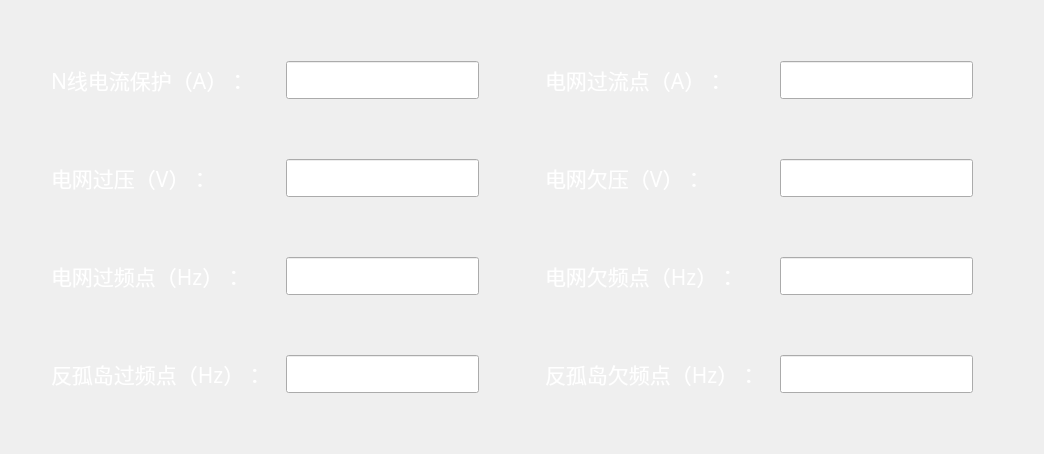
            <widget class="QWidget" name="tab_22">
             <attribute name="title">
              <string>保护参数</string>
             </attribute>
             <layout class="QGridLayout" name="gridLayout_12">
              <item row="1" column="1">
               <layout class="QHBoxLayout" name="horizontalLayout_6">
                <item>
                 <layout class="QGridLayout" name="gridLayout_10">
                  <property name="topMargin">
                   <number>10</number>
                  </property>
                  <property name="rightMargin">
                   <number>20</number>
                  </property>
                  <property name="bottomMargin">
                   <number>10</number>
                  </property>
                  <property name="spacing">
                   <number>20</number>
                  </property>
                  <item row="0" column="0">
                   <widget class="QLabel" name="label_12">
                    <property name="font">
                     <font>
                      <family>黑体</family>
                      <pointsize>16</pointsize>
                     </font>
                    </property>
                    <property name="text">
                     <string>&lt;html&gt;&lt;head/&gt;&lt;body&gt;&lt;p&gt;&lt;span style=&quot; color:#ffffff;&quot;&gt;N线电流保护（A）：&lt;/span&gt;&lt;/p&gt;&lt;/body&gt;&lt;/html&gt;</string>
                    </property>
                   </widget>
                  </item>
                  <item row="2" column="0">
                   <widget class="QLabel" name="label_13">
                    <property name="font">
                     <font>
                      <family>黑体</family>
                      <pointsize>16</pointsize>
                     </font>
                    </property>
                    <property name="text">
                     <string>&lt;html&gt;&lt;head/&gt;&lt;body&gt;&lt;p&gt;&lt;span style=&quot; color:#ffffff;&quot;&gt;电网过压（V）：&lt;/span&gt;&lt;/p&gt;&lt;/body&gt;&lt;/html&gt;</string>
                    </property>
                   </widget>
                  </item>
                  <item row="1" column="0">
                   <spacer name="verticalSpacer_8">
                    <property name="orientation">
                     <enum>Qt::Vertical</enum>
                    </property>
                    <property name="sizeHint" stdset="0">
                     <size>
                      <width>20</width>
                      <height>40</height>
                     </size>
                    </property>
                   </spacer>
                  </item>
                  <item row="0" column="1">
                   <widget class="QLineEdit" name="lineEdit_11">
                    <property name="sizePolicy">
                     <sizepolicy hsizetype="Expanding" vsizetype="Expanding">
                      <horstretch>0</horstretch>
                      <verstretch>0</verstretch>
                     </sizepolicy>
                    </property>
                    <property name="font">
                     <font>
                      <family>黑体</family>
                      <pointsize>16</pointsize>
                     </font>
                    </property>
                    <property name="styleSheet">
                     <string notr="true">color: rgb(255, 255, 255);</string>
                    </property>
                    <property name="text">
                     <string>0.0</string>
                    </property>
                    <property name="alignment">
                     <set>Qt::AlignCenter</set>
                    </property>
                   </widget>
                  </item>
                  <item row="6" column="0">
                   <widget class="QLabel" name="label_15">
                    <property name="font">
                     <font>
                      <family>黑体</family>
                      <pointsize>16</pointsize>
                     </font>
                    </property>
                    <property name="text">
                     <string>&lt;html&gt;&lt;head/&gt;&lt;body&gt;&lt;p&gt;&lt;span style=&quot; color:#ffffff;&quot;&gt;反孤岛过频点（Hz）：&lt;/span&gt;&lt;/p&gt;&lt;/body&gt;&lt;/html&gt;</string>
                    </property>
                   </widget>
                  </item>
                  <item row="3" column="0">
                   <spacer name="verticalSpacer_9">
                    <property name="orientation">
                     <enum>Qt::Vertical</enum>
                    </property>
                    <property name="sizeHint" stdset="0">
                     <size>
                      <width>20</width>
                      <height>40</height>
                     </size>
                    </property>
                   </spacer>
                  </item>
                  <item row="4" column="0">
                   <widget class="QLabel" name="label_14">
                    <property name="font">
                     <font>
                      <family>黑体</family>
                      <pointsize>16</pointsize>
                     </font>
                    </property>
                    <property name="text">
                     <string>&lt;html&gt;&lt;head/&gt;&lt;body&gt;&lt;p&gt;&lt;span style=&quot; color:#ffffff;&quot;&gt;电网过频点（Hz）：&lt;/span&gt;&lt;/p&gt;&lt;/body&gt;&lt;/html&gt;</string>
                    </property>
                   </widget>
                  </item>
                  <item row="6" column="1">
                   <widget class="QLineEdit" name="lineEdit_14">
                    <property name="sizePolicy">
                     <sizepolicy hsizetype="Expanding" vsizetype="Expanding">
                      <horstretch>0</horstretch>
                      <verstretch>0</verstretch>
                     </sizepolicy>
                    </property>
                    <property name="font">
                     <font>
                      <family>黑体</family>
                      <pointsize>16</pointsize>
                     </font>
                    </property>
                    <property name="styleSheet">
                     <string notr="true">color: rgb(255, 255, 255);</string>
                    </property>
                    <property name="text">
                     <string>0.0</string>
                    </property>
                    <property name="alignment">
                     <set>Qt::AlignCenter</set>
                    </property>
                   </widget>
                  </item>
                  <item row="2" column="1">
                   <widget class="QLineEdit" name="lineEdit_12">
                    <property name="sizePolicy">
                     <sizepolicy hsizetype="Expanding" vsizetype="Expanding">
                      <horstretch>0</horstretch>
                      <verstretch>0</verstretch>
                     </sizepolicy>
                    </property>
                    <property name="font">
                     <font>
                      <family>黑体</family>
                      <pointsize>16</pointsize>
                     </font>
                    </property>
                    <property name="styleSheet">
                     <string notr="true">color: rgb(255, 255, 255);</string>
                    </property>
                    <property name="text">
                     <string>0.0</string>
                    </property>
                    <property name="alignment">
                     <set>Qt::AlignCenter</set>
                    </property>
                   </widget>
                  </item>
                  <item row="4" column="1">
                   <widget class="QLineEdit" name="lineEdit_13">
                    <property name="sizePolicy">
                     <sizepolicy hsizetype="Expanding" vsizetype="Expanding">
                      <horstretch>0</horstretch>
                      <verstretch>0</verstretch>
                     </sizepolicy>
                    </property>
                    <property name="font">
                     <font>
                      <family>黑体</family>
                      <pointsize>16</pointsize>
                     </font>
                    </property>
                    <property name="styleSheet">
                     <string notr="true">color: rgb(255, 255, 255);</string>
                    </property>
                    <property name="text">
                     <string>0.0</string>
                    </property>
                    <property name="alignment">
                     <set>Qt::AlignCenter</set>
                    </property>
                   </widget>
                  </item>
                  <item row="5" column="0">
                   <spacer name="verticalSpacer_10">
                    <property name="orientation">
                     <enum>Qt::Vertical</enum>
                    </property>
                    <property name="sizeHint" stdset="0">
                     <size>
                      <width>20</width>
                      <height>40</height>
                     </size>
                    </property>
                   </spacer>
                  </item>
                 </layout>
                </item>
                <item>
                 <spacer name="horizontalSpacer_9">
                  <property name="orientation">
                   <enum>Qt::Horizontal</enum>
                  </property>
                  <property name="sizeHint" stdset="0">
                   <size>
                    <width>40</width>
                    <height>20</height>
                   </size>
                  </property>
                 </spacer>
                </item>
                <item>
                 <layout class="QGridLayout" name="gridLayout_11">
                  <property name="topMargin">
                   <number>10</number>
                  </property>
                  <property name="rightMargin">
                   <number>20</number>
                  </property>
                  <property name="bottomMargin">
                   <number>10</number>
                  </property>
                  <property name="spacing">
                   <number>20</number>
                  </property>
                  <item row="1" column="0">
                   <spacer name="verticalSpacer_11">
                    <property name="orientation">
                     <enum>Qt::Vertical</enum>
                    </property>
                    <property name="sizeHint" stdset="0">
                     <size>
                      <width>20</width>
                      <height>40</height>
                     </size>
                    </property>
                   </spacer>
                  </item>
                  <item row="4" column="1">
                   <widget class="QLineEdit" name="lineEdit_18">
                    <property name="sizePolicy">
                     <sizepolicy hsizetype="Expanding" vsizetype="Expanding">
                      <horstretch>0</horstretch>
                      <verstretch>0</verstretch>
                     </sizepolicy>
                    </property>
                    <property name="font">
                     <font>
                      <family>黑体</family>
                      <pointsize>16</pointsize>
                     </font>
                    </property>
                    <property name="styleSheet">
                     <string notr="true">color: rgb(255, 255, 255);</string>
                    </property>
                    <property name="text">
                     <string>0.0</string>
                    </property>
                    <property name="alignment">
                     <set>Qt::AlignCenter</set>
                    </property>
                   </widget>
                  </item>
                  <item row="4" column="0">
                   <widget class="QLabel" name="label_19">
                    <property name="font">
                     <font>
                      <family>黑体</family>
                      <pointsize>16</pointsize>
                     </font>
                    </property>
                    <property name="text">
                     <string>&lt;html&gt;&lt;head/&gt;&lt;body&gt;&lt;p&gt;&lt;span style=&quot; color:#ffffff;&quot;&gt;电网欠频点（Hz）：&lt;/span&gt;&lt;/p&gt;&lt;/body&gt;&lt;/html&gt;</string>
                    </property>
                   </widget>
                  </item>
                  <item row="2" column="0">
                   <widget class="QLabel" name="label_17">
                    <property name="font">
                     <font>
                      <family>黑体</family>
                      <pointsize>16</pointsize>
                     </font>
                    </property>
                    <property name="text">
                     <string>&lt;html&gt;&lt;head/&gt;&lt;body&gt;&lt;p&gt;&lt;span style=&quot; color:#ffffff;&quot;&gt;电网欠压（V）：&lt;/span&gt;&lt;/p&gt;&lt;/body&gt;&lt;/html&gt;</string>
                    </property>
                   </widget>
                  </item>
                  <item row="3" column="0">
                   <spacer name="verticalSpacer_12">
                    <property name="orientation">
                     <enum>Qt::Vertical</enum>
                    </property>
                    <property name="sizeHint" stdset="0">
                     <size>
                      <width>20</width>
                      <height>40</height>
                     </size>
                    </property>
                   </spacer>
                  </item>
                  <item row="0" column="0">
                   <widget class="QLabel" name="label_16">
                    <property name="font">
                     <font>
                      <family>黑体</family>
                      <pointsize>16</pointsize>
                     </font>
                    </property>
                    <property name="text">
                     <string>&lt;html&gt;&lt;head/&gt;&lt;body&gt;&lt;p&gt;&lt;span style=&quot; color:#ffffff;&quot;&gt;电网过流点（A）：&lt;/span&gt;&lt;/p&gt;&lt;/body&gt;&lt;/html&gt;</string>
                    </property>
                   </widget>
                  </item>
                  <item row="6" column="0">
                   <widget class="QLabel" name="label_18">
                    <property name="font">
                     <font>
                      <family>黑体</family>
                      <pointsize>16</pointsize>
                     </font>
                    </property>
                    <property name="text">
                     <string>&lt;html&gt;&lt;head/&gt;&lt;body&gt;&lt;p&gt;&lt;span style=&quot; color:#ffffff;&quot;&gt;反孤岛欠频点（Hz）：&lt;/span&gt;&lt;/p&gt;&lt;/body&gt;&lt;/html&gt;</string>
                    </property>
                   </widget>
                  </item>
                  <item row="6" column="1">
                   <widget class="QLineEdit" name="lineEdit_16">
                    <property name="sizePolicy">
                     <sizepolicy hsizetype="Expanding" vsizetype="Expanding">
                      <horstretch>0</horstretch>
                      <verstretch>0</verstretch>
                     </sizepolicy>
                    </property>
                    <property name="font">
                     <font>
                      <family>黑体</family>
                      <pointsize>16</pointsize>
                     </font>
                    </property>
                    <property name="styleSheet">
                     <string notr="true">color: rgb(255, 255, 255);</string>
                    </property>
                    <property name="text">
                     <string>0.0</string>
                    </property>
                    <property name="alignment">
                     <set>Qt::AlignCenter</set>
                    </property>
                   </widget>
                  </item>
                  <item row="0" column="1">
                   <widget class="QLineEdit" name="lineEdit_15">
                    <property name="sizePolicy">
                     <sizepolicy hsizetype="Expanding" vsizetype="Expanding">
                      <horstretch>0</horstretch>
                      <verstretch>0</verstretch>
                     </sizepolicy>
                    </property>
                    <property name="font">
                     <font>
                      <family>黑体</family>
                      <pointsize>16</pointsize>
                     </font>
                    </property>
                    <property name="styleSheet">
                     <string notr="true">color: rgb(255, 255, 255);</string>
                    </property>
                    <property name="text">
                     <string>0.0</string>
                    </property>
                    <property name="alignment">
                     <set>Qt::AlignCenter</set>
                    </property>
                   </widget>
                  </item>
                  <item row="2" column="1">
                   <widget class="QLineEdit" name="lineEdit_17">
                    <property name="sizePolicy">
                     <sizepolicy hsizetype="Expanding" vsizetype="Expanding">
                      <horstretch>0</horstretch>
                      <verstretch>0</verstretch>
                     </sizepolicy>
                    </property>
                    <property name="font">
                     <font>
                      <family>黑体</family>
                      <pointsize>16</pointsize>
                     </font>
                    </property>
                    <property name="styleSheet">
                     <string notr="true">color: rgb(255, 255, 255);</string>
                    </property>
                    <property name="text">
                     <string>0.0</string>
                    </property>
                    <property name="alignment">
                     <set>Qt::AlignCenter</set>
                    </property>
                   </widget>
                  </item>
                  <item row="5" column="0">
                   <spacer name="verticalSpacer_13">
                    <property name="orientation">
                     <enum>Qt::Vertical</enum>
                    </property>
                    <property name="sizeHint" stdset="0">
                     <size>
                      <width>20</width>
                      <height>40</height>
                     </size>
                    </property>
                   </spacer>
                  </item>
                 </layout>
                </item>
               </layout>
              </item>
              <item row="2" column="1">
               <spacer name="verticalSpacer_15">
                <property name="orientation">
                 <enum>Qt::Vertical</enum>
                </property>
                <property name="sizeHint" stdset="0">
                 <size>
                  <width>20</width>
                  <height>40</height>
                 </size>
                </property>
               </spacer>
              </item>
              <item row="1" column="0">
               <spacer name="horizontalSpacer_10">
                <property name="orientation">
                 <enum>Qt::Horizontal</enum>
                </property>
                <property name="sizeHint" stdset="0">
                 <size>
                  <width>40</width>
                  <height>20</height>
                 </size>
                </property>
               </spacer>
              </item>
              <item row="0" column="1">
               <spacer name="verticalSpacer_14">
                <property name="orientation">
                 <enum>Qt::Vertical</enum>
                </property>
                <property name="sizeType">
                 <enum>QSizePolicy::Maximum</enum>
                </property>
                <property name="sizeHint" stdset="0">
                 <size>
                  <width>20</width>
                  <height>40</height>
                 </size>
                </property>
               </spacer>
              </item>
              <item row="1" column="2">
               <spacer name="horizontalSpacer_11">
                <property name="orientation">
                 <enum>Qt::Horizontal</enum>
                </property>
                <property name="sizeHint" stdset="0">
                 <size>
                  <width>40</width>
                  <height>20</height>
                 </size>
                </property>
               </spacer>
              </item>
             </layout>
            </widget>
